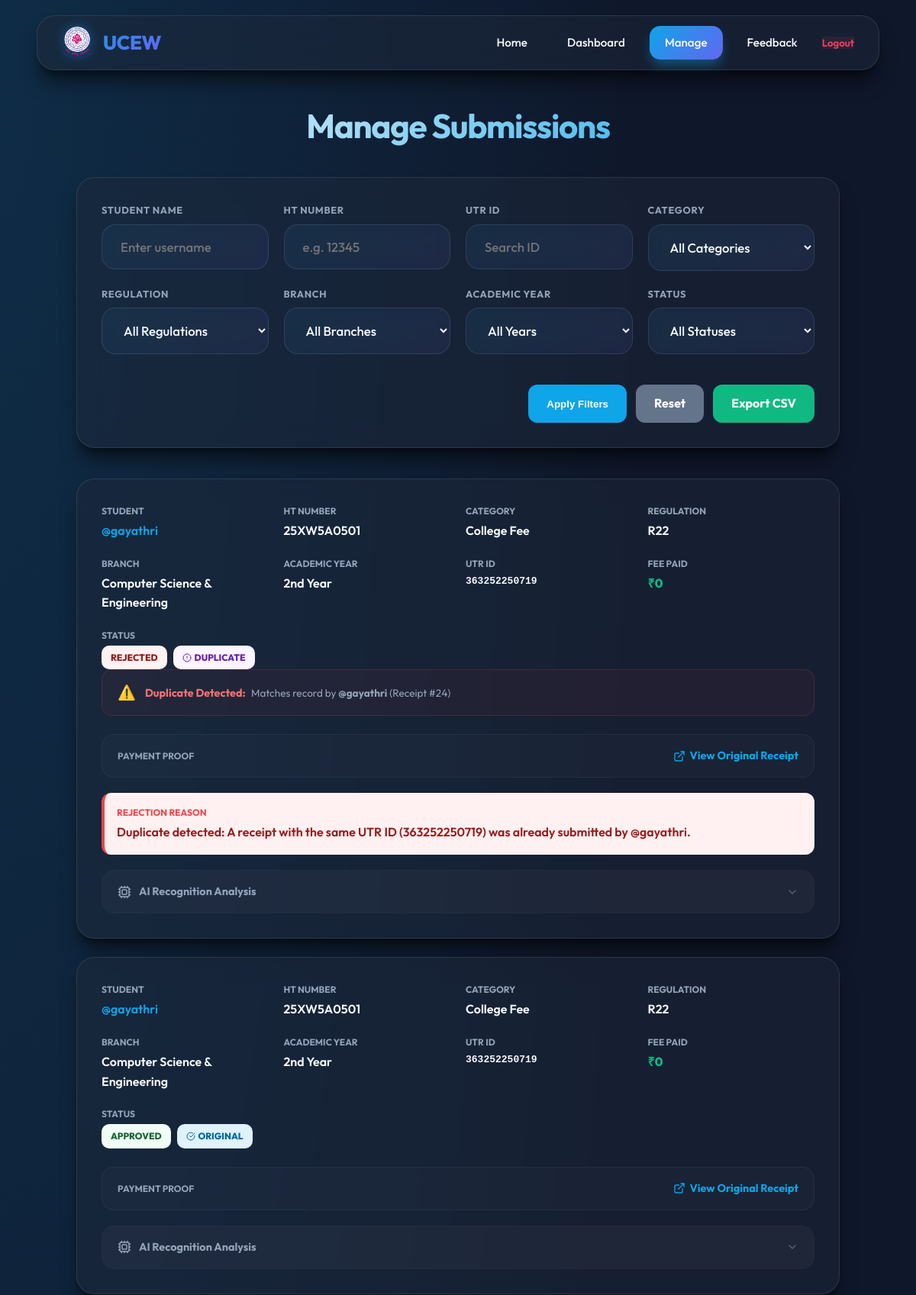
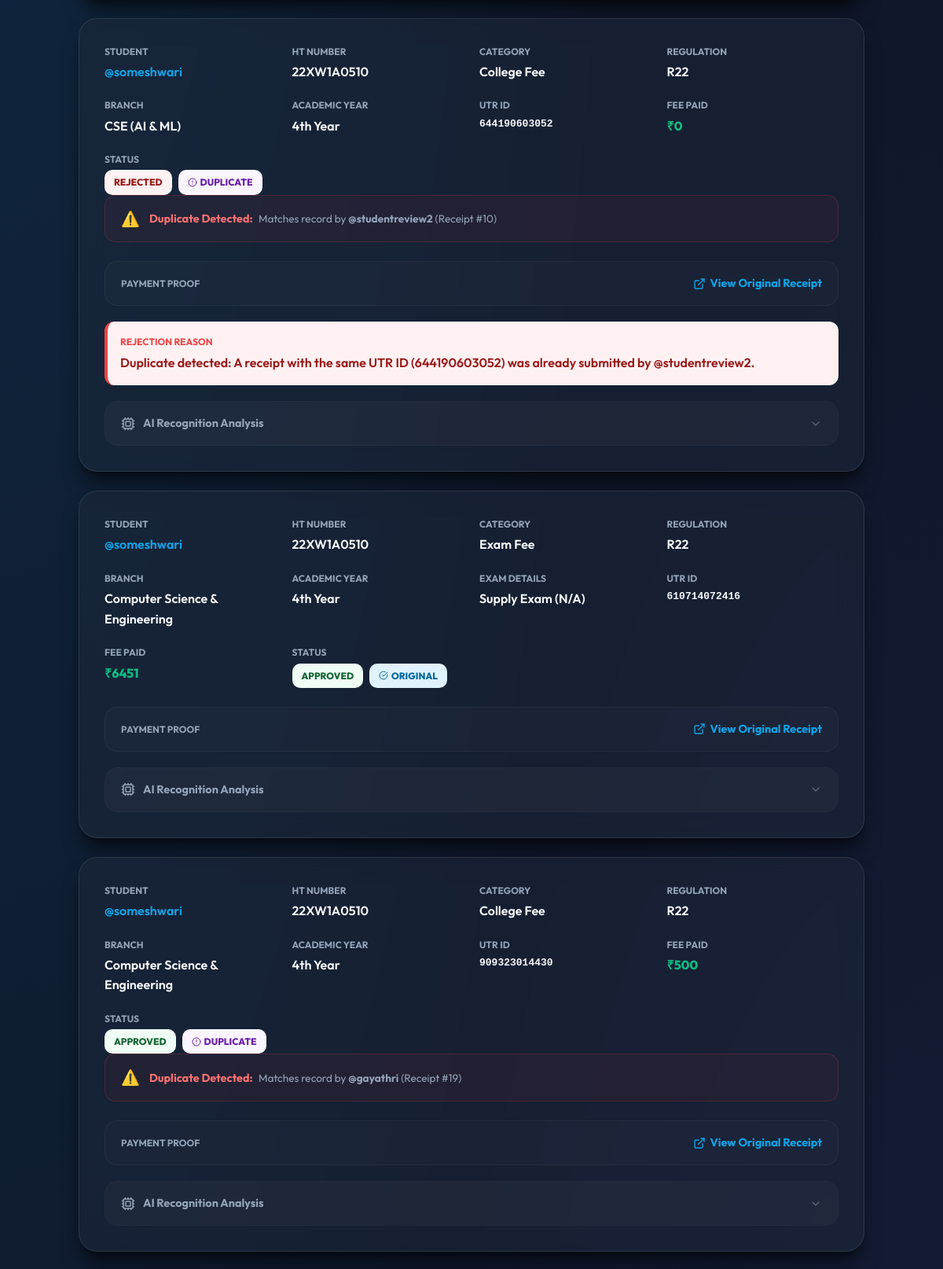
Page /receipts/ (signed in, upper part) on the committed database (2 pictures, top to bottom).
### fee/models.py (models this page shows, shortened)
class Receipt(models.Model):
    FEE_TYPES = [
        ('college', 'College Fee'),
        ('special', 'Special Fee'),
        ('exam', 'Exam Fee'),
    ]
    STATUS_CHOICES = [
        ('pending', 'Pending Review'),
        ('approved', 'Approved'),
        ('rejected', 'Rejected'),
    ]
    student = models.ForeignKey(User, on_delete=models.CASCADE)
    fee_type = models.CharField(max_length=10, choices=FEE_TYPES)
    hallticket_number = models.CharField(max_length=32, null=True, blank=True)
    image = models.ImageField(upload_to='receipts/')
    extracted_text = models.TextField(blank=True)
    text_hash = models.CharField(max_length=64, blank=True)
    utr = models.CharField(max_length=64, blank=True)
    transaction_at = models.DateTimeField(null=True, blank=True)
    submitted_at = models.DateTimeField(auto_now_add=True)
    status = models.CharField(max_length=10, choices=STATUS_CHOICES, default='pending')
    rejection_reason = models.TextField(blank=True, null=True)
    processed_at = models.DateTimeField(null=True, blank=True)
    processed_by = models.ForeignKey(User, null=True, blank=True, on_delete=models.SET_NULL, related_name='processed_receipts')
    is_duplicate = models.BooleanField(default=False)
    duplicate_of = models.ForeignKey('self', null=True, blank=True, on_delete=models.SET_NULL)
    amount = models.PositiveIntegerField(null=True, blank=True)
    receiver_name = models.CharField(max_length=100, null=True, blank=True)
    bank_name = models.CharField(max_length=100, null=True, blank=True)
    bank_account_name = models.CharField(max_length=100, null=True, blank=True)
    transaction_id = models.CharField(max_length=64, null=True, blank=True)
    REGULATIONS = [
        ('r18', 'R18'),
        ('r22', 'R22'),
        ('r25', 'R25'),
    ]
    ACADEMIC_YEARS = [
        ('1', '1st Year'),
        ('2', '2nd Year'),
        ('3', '3rd Year'),
        ('4', '4th Year'),
    ]
    EXAM_CATEGORIES = [
        ('regular', 'Regular Exam'),
        ('supply', 'Supply Exam'),
    ]
    BRANCH_CHOICES = [
        ('CSE', 'Computer Science & Engineering'),
        ('CSM', 'CSE (AI & ML)'),
        ('ECE', 'Electronics & Communication'),
        ('CIVIL', 'Civil Engineering'),
        ('MECH', 'Mechanical Engineering'),
    ]
    regulation = models.CharField(max_length=10, choices=REGULATIONS, null=True, blank=True)
    branch = models.CharField(max_length=10, choices=BRANCH_CHOICES, null=True, blank=True)
    academic_year = models.CharField(max_length=10, choices=ACADEMIC_YEARS, null=True, blank=True)
    exam_category = models.CharField(max_length=10, choices=EXAM_CATEGORIES, null=True, blank=True)
    exam_details = models.CharField(max_length=100, null=True, blank=True)

### fee/views.py (the view)
# urls.py: path('receipts/', views.admin_receipts, name='admin_receipts'),
@login_required
@superuser_required
def admin_receipts(request):
    if not request.user.is_superuser:
        return redirect('submit_receipt')
    receipts_qs = Receipt.objects.all().order_by('-submitted_at')
    student_filter = request.GET.get('student')
    fee_type_filter = request.GET.get('fee_type')
    regulation_filter = request.GET.get('regulation')
    branch_filter = request.GET.get('branch')
    academic_year_filter = request.GET.get('academic_year')
    status_filter = request.GET.get('status')
    date_from = request.GET.get('date_from')
    date_to = request.GET.get('date_to')
    hallticket_filter = request.GET.get('hallticket')
    utr_filter = request.GET.get('utr')
    if student_filter:
        receipts_qs = receipts_qs.filter(student__username__icontains=student_filter)
    if fee_type_filter:
        receipts_qs = receipts_qs.filter(fee_type=fee_type_filter)
    if regulation_filter:
        receipts_qs = receipts_qs.filter(regulation=regulation_filter)
    if branch_filter:
        receipts_qs = receipts_qs.filter(branch=branch_filter)
    if academic_year_filter:
        receipts_qs = receipts_qs.filter(academic_year=academic_year_filter)
    if status_filter:
        receipts_qs = receipts_qs.filter(status=status_filter)
    if date_from:
        receipts_qs = receipts_qs.filter(submitted_at__date__gte=date_from)
    if date_to:
        receipts_qs = receipts_qs.filter(submitted_at__date__lte=date_to)
    if hallticket_filter:
        receipts_qs = receipts_qs.filter(hallticket_number__icontains=hallticket_filter)
    if utr_filter:
        receipts_qs = receipts_qs.filter(utr__icontains=utr_filter)
    paginator = Paginator(receipts_qs, 10)
    page = request.GET.get('page')
    try:
        receipts = paginator.page(page)
    except PageNotAnInteger:
        receipts = paginator.page(1)
    except EmptyPage:
        receipts = paginator.page(paginator.num_pages)
    return render(request, 'fee/admin_receipts.html', {
        'receipts': receipts,
        'fee_types': Receipt.FEE_TYPES,
        'regulation_choices': Receipt.REGULATIONS,
        'branch_choices': Receipt.BRANCH_CHOICES,
        'year_choices': Receipt.ACADEMIC_YEARS,
        'status_choices': Receipt.STATUS_CHOICES,
        'paginator': paginator,
    })

### fee/views.py (called while the page is built)
def superuser_required(view_func):
    @wraps(view_func)
    def _wrapped_view(request, *args, **kwargs):
        if not request.user.is_authenticated or not request.user.is_superuser:
            messages.error(request, 'Access Denied: You do not have permission to view this page.')
            return redirect('home')
        return view_func(request, *args, **kwargs)
    return _wrapped_view

### fee/templates/fee/admin_receipts.html (shortened to what this page needs)
{% extends 'base.html' %}
{% block content %}
<div class="admin-page-container">
    <h1 class="admin-title">Manage Submissions</h1>
    <div class="filters-glass glass">
        <form method="get" class="admin-filters">
            <div class="filter-group">
                <label for="id_student">Student Name</label>
                <input type="text" id="id_student" name="student" value="{{ request.GET.student }}"
                    placeholder="Enter username">
            </div>
            <div class="filter-group">
                <label for="id_hallticket">HT Number</label>
                <input type="text" id="id_hallticket" name="hallticket" value="{{ request.GET.hallticket }}"
                    placeholder="e.g. 12345">
            </div>
            <div class="filter-group">
                <label for="id_utr">UTR ID</label>
                <input type="text" id="id_utr" name="utr" value="{{ request.GET.utr }}" placeholder="Search ID">
            </div>
            <div class="filter-group">
                <label for="id_fee_type">Category</label>
                <select id="id_fee_type" name="fee_type">
                    <option value="">All Categories</option>
                </select>
            </div>
            <div class="filter-group">
                <label for="id_regulation">Regulation</label>
                <select id="id_regulation" name="regulation">
                    <option value="">All Regulations</option>
                </select>
            </div>
            <div class="filter-group">
                <label for="id_branch">Branch</label>
                <select id="id_branch" name="branch">
                    <option value="">All Branches</option>
                </select>
            </div>
            <div class="filter-group">
                <label for="id_academic_year">Academic Year</label>
                <select id="id_academic_year" name="academic_year">
                    <option value="">All Years</option>
                </select>
            </div>
            <div class="filter-group">
                <label for="id_status">Status</label>
                <select id="id_status" name="status">
                    <option value="">All Statuses</option>
                </select>
            </div>
            <div class="filter-actions"
                style="grid-column: 1 / -1; display:flex; gap:12px; justify-content: flex-end; margin-top:20px;">
                <button type="submit" class="btn-premium" style="background: var(--primary); color:white;">Apply
                    Filters</button>
                <a href="{% url 'admin_receipts' %}" class="btn-premium btn-secondary-p">Reset</a>
                <a href="{% url 'export_receipts_csv' %}?{{ request.GET.urlencode }}" class="btn-premium"
                    style="background: var(--success); color:white;">Export CSV</a>
            </div>
        </form>
    </div>
    {% for receipt in receipts %}
    <div class="receipt-card-admin glass">
        <div class="receipt-grid-main">
            <div class="receipt-field">
                <span class="field-label">Student</span>
                <span class="field-value" style="color: var(--primary);">@{{ receipt.student.username }}</span>
            </div>
            <div class="receipt-field">
                <span class="field-label">HT Number</span>
                <span class="field-value">{{ receipt.hallticket_number }}</span>
            </div>
            <div class="receipt-field">
                <span class="field-label">Category</span>
                <span class="field-value">{{ receipt.get_fee_type_display }}</span>
            </div>
            <div class="receipt-field">
                <span class="field-label">Regulation</span>
                <span class="field-value">{{ receipt.get_regulation_display|default:"N/A" }}</span>
            </div>
            <div class="receipt-field">
                <span class="field-label">Branch</span>
                <span class="field-value">{{ receipt.get_branch_display|default:"N/A" }}</span>
            </div>
            <div class="receipt-field">
                <span class="field-label">Academic Year</span>
                <span class="field-value">{{ receipt.get_academic_year_display|default:"N/A" }}</span>
            </div>
            {% if receipt.fee_type == 'exam' %}
            <div class="receipt-field">
                <span class="field-label">Exam Details</span>
                <span class="field-value">{{ receipt.get_exam_category_display|default:"N/A" }} ({{ receipt.exam_details|default:"N/A" }})</span>
            </div>
            {% endif %}
            <div class="receipt-field">
                <span class="field-label">UTR ID</span>
                <span class="field-value" style="font-family: monospace;">{{ receipt.utr|default:"MISSING" }}</span>
            </div>
            <div class="receipt-field">
                <span class="field-label">Fee Paid</span>
                <span class="field-value" style="color: #10b981; font-weight: 800;">&#8377;{{ receipt.amount|default:"0" }}</span>
            </div>
            <div class="receipt-field">
                <span class="field-label">Status</span>
                <div style="display: flex; gap: 8px; flex-wrap: nowrap; align-items: center;">
                    <span class="badge-premium badge-{{ receipt.status }}">
                        {{ receipt.get_status_display }}
                    </span>
                    {% if receipt.is_duplicate %}
                    <span class="badge-premium badge-duplicate" style="display: flex; align-items: center; gap: 4px;">
                        <i data-lucide="alert-circle" style="width:12px; height:12px;"></i>
                        DUPLICATE
                    </span>
                    {% else %}
                    <span class="badge-premium badge-original" style="display: flex; align-items: center; gap: 4px; background: #e0f2fe; color: #0369a1;">
                        <i data-lucide="check-circle" style="width:12px; height:12px;"></i>
                        ORIGINAL
                    </span>
                    {% endif %}
                </div>
            </div>
        </div>
        {% if receipt.is_duplicate %}
        <div
            style="margin: 0 0 20px 0; padding: 14px 20px; background: rgba(239, 68, 68, 0.05); border: 1px solid rgba(239, 68, 68, 0.2); border-radius: 14px; display:flex; align-items:center; gap:12px;">
            <span style="font-size:1.2rem;">⚠️</span>
            <div style="flex: 1;">
                <span style="color:#f87171; font-weight:700; font-size:0.9rem;">Duplicate Detected:</span>
                <span style="color:#94a3b8; font-size:0.85rem; margin-left:4px;">
                    Matches record by <strong>@{{ receipt.duplicate_of.student.username }}</strong>
                    (Receipt #{{ receipt.duplicate_of.id }})
                </span>
            </div>
        </div>
        {% endif %}
        <div class="image-preview-box">
            <span class="field-label" style="margin:0;">Payment Proof</span>
            <a href="{{ receipt.image.url }}" target="_blank" class="view-image-link"
                style="color: var(--primary); font-weight: 700; text-decoration: none; font-size: 0.9rem; display: flex; align-items: center; gap: 6px;">
                <i data-lucide="external-link" style="width:16px; height:16px;"></i>
                View Original Receipt
            </a>
        </div>
        {% if receipt.status == 'rejected' and receipt.rejection_reason %}
        <div
            style="margin-top: 20px; padding: 16px; background: #fff1f2; border-radius: 12px; border-left: 4px solid var(--danger);">
            <span class="field-label" style="color: var(--danger); margin-bottom: 4px; display:block;">Rejection
                Reason</span>
            <p style="color: #991b1b; font-weight: 600;">{{ receipt.rejection_reason }}</p>
        </div>
        {% endif %}
        <details class="ocr-details">
            <summary class="ocr-summary">
                <i data-lucide="cpu" style="width:18px; height:18px;"></i>
                <span>AI Recognition Analysis</span>
                <i data-lucide="chevron-down" style="width:16px; height:16px; margin-left:auto; opacity:0.5;"></i>
            </summary>
        </details>
    </div>
    {% empty %}
    <div style="text-align:center; padding: 40px; color: #6c757d;">
        <p style="font-size: 1.2rem;">No receipts found matching your filters.</p>
    </div>
    {% endfor %}
</div>
{% endblock %}

### templates/base.html (style rules this page uses)
:root { --primary: #0ea5e9; --primary-dark: #0284c7; --primary-glow: rgba(14, 165, 233, 0.4); --secondary: #6366f1; --secondary-dark: #4f46e5; --accent: #f43f5e; --accent-glow: rgba(244, 63, 94, 0.3); --success: #10b981; --danger: #ef4444; --warning: #f59e0b; --bg-body: #0f172a; --bg-card: rgba(30, 41, 59, 0.7); --bg-glass: rgba(30, 41, 59, 0.5); --border-glass: rgba(255, 255, 255, 0.1); --text-main: #f8fafc; --text-muted: #94a3b8; --text-on-primary: #ffffff; --shadow-premium: 0 20px 25px -5px rgb(0 0 0 / 0.5), 0 8px 10px -6px rgb(0 0 0 / 0.5); --glass-blur: 16px; --transition: all 0.4s cubic-bezier(0.4, 0, 0.2, 1); }
* { margin: 0; padding: 0; box-sizing: border-box; }
body { font-family: 'Outfit', sans-serif; background: var(--bg-body); background-image: radial-gradient(at 0% 0%, rgba(14, 165, 233, 0.15) 0px, transparent 50%), radial-gradient(at 100% 100%, rgba(99, 102, 241, 0.15) 0px, transparent 50%); color: var(--text-main); line-height: 1.6; min-height: 100vh; overflow-x: hidden; }
.glass { background: var(--bg-glass); backdrop-filter: blur(var(--glass-blur)); -webkit-backdrop-filter: blur(var(--glass-blur)); border: 1px solid var(--border-glass); box-shadow: var(--shadow-premium); }
h1, h2, h3 { font-weight: 700; letter-spacing: -0.03em; color: #fff; }
input:not([type="checkbox"]):not([type="radio"]), select, textarea { width: 100% !important; padding: 18px 24px !important; background: linear-gradient(135deg, rgba(14, 165, 233, 0.08), rgba(99, 102, 241, 0.08)) !important; backdrop-filter: blur(10px); -webkit-backdrop-filter: blur(10px); border: 1px solid var(--border-glass) !important; border-radius: 18px !important; color: var(--text-main) !important; font-family: inherit; font-size: 1.05rem !important; font-weight: 500 !important; transition: var(--transition); }
option { background-color: #1e293b !important; color: #fff !important; }

### rows in the picture
Receipt: student.username "gayathri", hallticket_number "25XW5A0501", fee_type "College Fee", regulation "R22", branch "Computer Science & Engineering", academic_year "2nd Year", utr "363252250719", amount "0", status "REJECTED", is_duplicate True (drawn), duplicate_of.student.username "gayathri", duplicate_of.id "24", rejection_reason "Duplicate detected: A receipt with the same UTR ID (363252250719) was already submitted by @gayathri."
Receipt: student.username "gayathri", hallticket_number "25XW5A0501", fee_type "College Fee", regulation "R22", branch "Computer Science & Engineering", academic_year "2nd Year", utr "363252250719", amount "0", status "APPROVED", is_duplicate False (drawn)
Receipt: student.username "someshwari", hallticket_number "22XW1A0510", fee_type "College Fee", regulation "R22", branch "CSE (AI & ML)", academic_year "4th Year", utr "644190603052", amount "0", status "REJECTED", is_duplicate True (drawn), duplicate_of.student.username "studentreview2", duplicate_of.id "10", rejection_reason "Duplicate detected: A receipt with the same UTR ID (644190603052) was already submitted by @studentreview2."
Receipt: student.username "someshwari", hallticket_number "22XW1A0510", fee_type "Exam Fee", regulation "R22", branch "Computer Science & Engineering", academic_year "4th Year", exam_category "Supply Exam", exam_details "N/A", utr "610714072416", amount "6451", status "APPROVED", is_duplicate False (drawn)
Receipt: student.username "someshwari", hallticket_number "22XW1A0510", fee_type "College Fee", regulation "R22", branch "Computer Science & Engineering", academic_year "4th Year", utr "909323014430", amount "500", status "APPROVED", is_duplicate True (drawn), duplicate_of.student.username "gayathri", duplicate_of.id "19"
